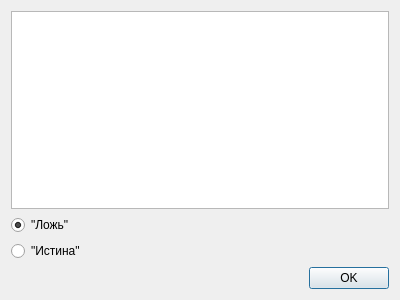
<?xml version="1.0" encoding="UTF-8"?>
<ui version="4.0">
 <class>RestrictWidget</class>
 <widget class="QDialog" name="RestrictWidget">
  <property name="geometry">
   <rect>
    <x>0</x>
    <y>0</y>
    <width>400</width>
    <height>300</height>
   </rect>
  </property>
  <property name="windowTitle">
   <string>Dialog</string>
  </property>
  <layout class="QVBoxLayout" name="verticalLayout">
   <item>
    <widget class="QListWidget" name="variablesListWidget"/>
   </item>
   <item>
    <widget class="QRadioButton" name="falseRadioButton">
     <property name="text">
      <string>&quot;Ложь&quot;</string>
     </property>
     <property name="checked">
      <bool>true</bool>
     </property>
     <attribute name="buttonGroup">
      <string notr="true">valueButtonGroup</string>
     </attribute>
    </widget>
   </item>
   <item>
    <widget class="QRadioButton" name="trueRadioButton">
     <property name="text">
      <string>&quot;Истина&quot;</string>
     </property>
     <attribute name="buttonGroup">
      <string notr="true">valueButtonGroup</string>
     </attribute>
    </widget>
   </item>
   <item>
    <widget class="QDialogButtonBox" name="buttonBox">
     <property name="orientation">
      <enum>Qt::Horizontal</enum>
     </property>
     <property name="standardButtons">
      <set>QDialogButtonBox::Ok</set>
     </property>
    </widget>
   </item>
  </layout>
 </widget>
 <resources/>
 <connections>
  <connection>
   <sender>buttonBox</sender>
   <signal>accepted()</signal>
   <receiver>RestrictWidget</receiver>
   <slot>accept()</slot>
   <hints>
    <hint type="sourcelabel">
     <x>248</x>
     <y>254</y>
    </hint>
    <hint type="destinationlabel">
     <x>157</x>
     <y>274</y>
    </hint>
   </hints>
  </connection>
  <connection>
   <sender>buttonBox</sender>
   <signal>rejected()</signal>
   <receiver>RestrictWidget</receiver>
   <slot>reject()</slot>
   <hints>
    <hint type="sourcelabel">
     <x>316</x>
     <y>260</y>
    </hint>
    <hint type="destinationlabel">
     <x>286</x>
     <y>274</y>
    </hint>
   </hints>
  </connection>
 </connections>
 <buttongroups>
  <buttongroup name="valueButtonGroup"/>
 </buttongroups>
</ui>
